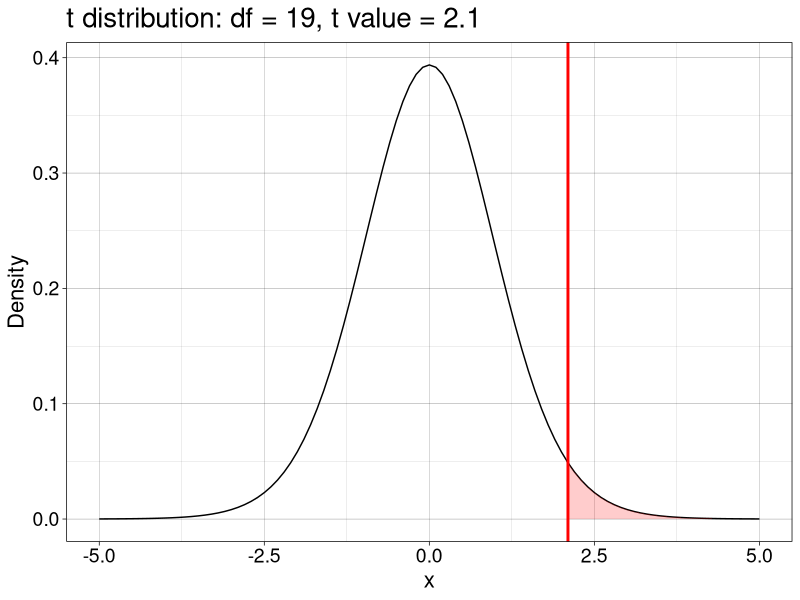
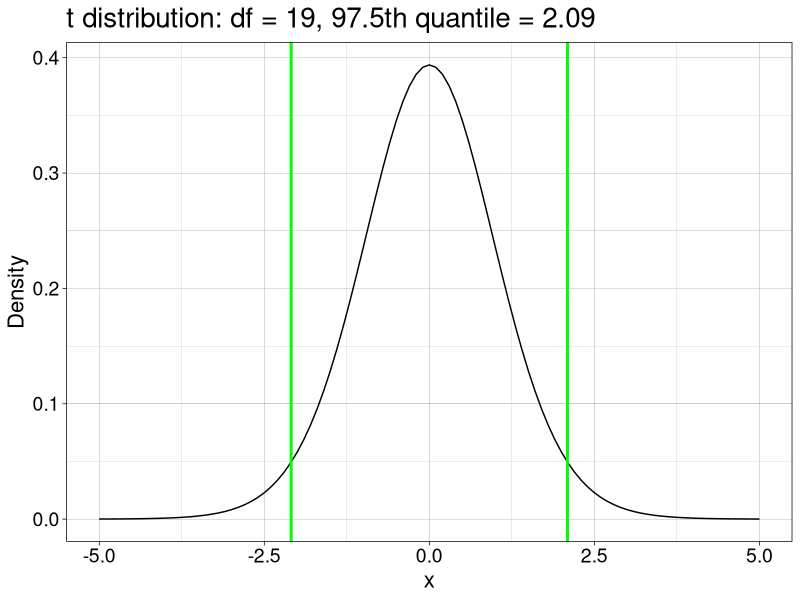
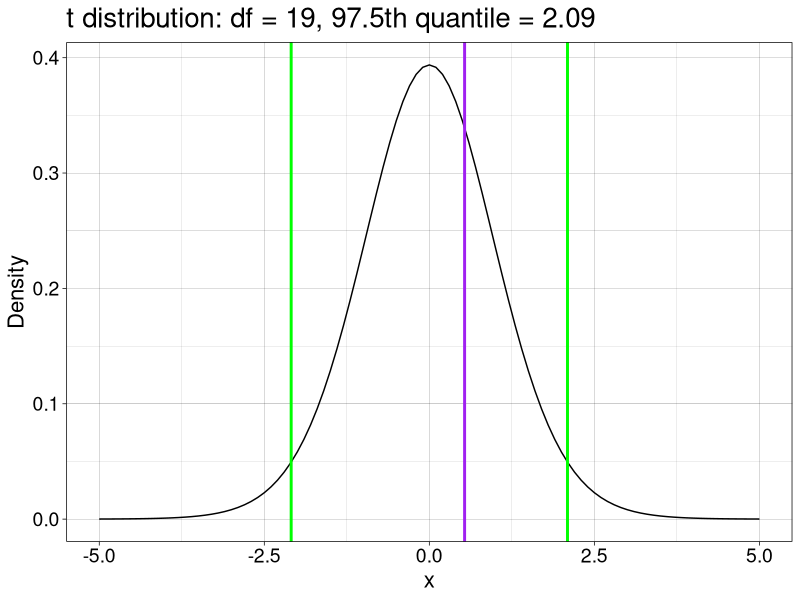
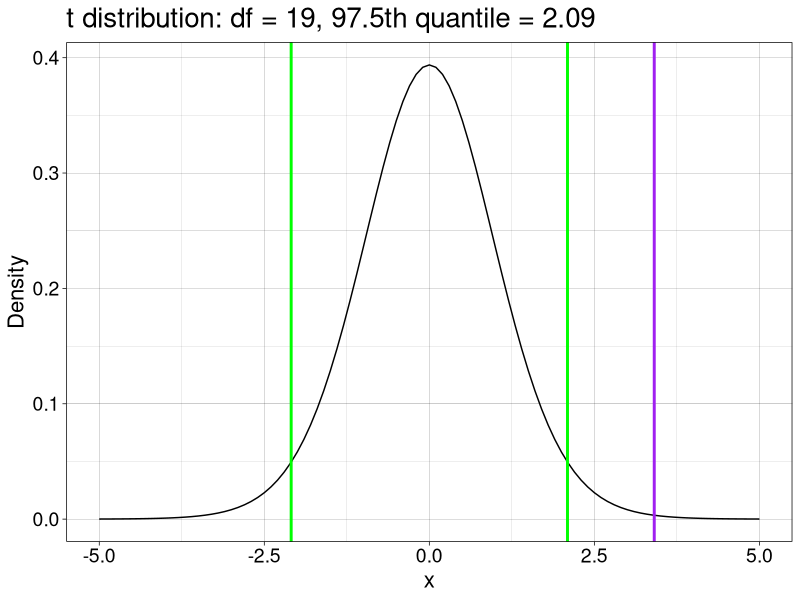

R code for these plots, in order:
## ---- chunk 1
knitr::opts_chunk$set(echo = TRUE)
## ---- chunk 2
library(ggplot2)
library(tibble)
## ---- chunk 3
# one sample
set.seed(4)
n <- 20
m <- 0
sd <- 1
samp <- rnorm(n, m, sd)
t.test(samp)
## ---- chunk 4
# Formula
samp.m <- mean(samp) # sample mean
samp.v <- var(samp) # sample variance
sem <- sqrt(samp.v/n) # standard error of the mean
samp.t <- samp.m / sem
samp.t
## ---- chunk 5
df <- n-1
samp.pval <- 2*(1-pt(abs(samp.t),df))
samp.pval
## ---- chunk 6
alpha <- 0.05

# df <- as_tibble(with(density(boot.m),data.frame(x,y)))
# 
# df.pv1 <- tibble(x = df$x[df$x<nv],
#                 y = df$y[df$x<nv])
# 
# df.pv2 <- tibble(x = df$x[df$x>nv],
#                 y = df$y[df$x>nv])

df.pv2 <- tibble(x = seq(samp.t,5,0.1),
                 y = dt(seq(samp.t,5,0.1), df))

ggplot(data.frame(x = c(-5, 5)), aes(x)) + theme_linedraw() +
  stat_function(fun = dt, args = list(df = df)) + 
labs(y = "Density") +
  theme(axis.text = element_text(size = 14),
        axis.title = element_text(size = 16),
        plot.title = element_text(size=20)) +
  ggtitle(paste0("t distribution: df = ",df,", t value = ",round(samp.t, digits=2))) +
  geom_area(data = df.pv2,
            aes(x = x, y = y),
            fill = "red", alpha = .2) +
  geom_vline(xintercept = samp.t, colour = "red", size = 1)
  # geom_vline(xintercept = samp.t, colour = "purple", size = 1)
## ---- chunk 7
alpha <- 0.05

ggplot(data.frame(x = c(-5, 5)), aes(x)) + theme_linedraw() +
  stat_function(fun = dt, args = list(df = df)) + 
labs(y = "Density") +
  theme(axis.text = element_text(size = 14),
        axis.title = element_text(size = 16),
        plot.title = element_text(size=20)) +
  ggtitle(paste0("t distribution: df = ",df,", ",(1-alpha/2)*100,"th quantile = ",round(qt(1-alpha/2, df), digits=2))) +
  geom_vline(xintercept = c(-qt(1-alpha/2, df), qt(1-alpha/2, df)), colour = "green", size = 1)
  # geom_vline(xintercept = samp.t, colour = "purple", size = 1)
## ---- chunk 8
alpha <- 0.05
df <- n-1 # degrees of freedom
ci <- vector("numeric",2)
ci[1] <- samp.m - qt(1-alpha/2, df)  * sem
ci[2] <- samp.m + qt(1-alpha/2, df)  * sem
ci
## ---- chunk 9
# one sample
set.seed(21)
n <- 20
m <- 0
sd <- 1
samp <- rnorm(n, m, sd)
t.test(samp)
## ---- chunk 10
# Formula
samp.m <- mean(samp) # sample mean
samp.v <- var(samp) # sample variance
sem <- sqrt(samp.v/n) # standard error of the mean
samp.t <- samp.m / sem
samp.t
## ---- chunk 11
df <- n-1 # degrees of freedom
samp.pval <- 2*(1-pt(abs(samp.t),df))
samp.pval
## ---- chunk 12
alpha <- 0.05 # arbitrary significance threshold

ggplot(data.frame(x = c(-5, 5)), aes(x)) + theme_linedraw() +
  stat_function(fun = dt, args = list(df = df)) + 
labs(y = "Density") +
  theme(axis.text = element_text(size = 14),
        axis.title = element_text(size = 16),
        plot.title = element_text(size=20)) +
  ggtitle(paste0("t distribution: df = ",df,", ",(1-alpha/2)*100,"th quantile = ",round(qt(1-alpha/2, df), digits=2))) +
  geom_vline(xintercept = c(-qt(1-alpha/2, df), qt(1-alpha/2, df)), colour = "green", size = 1) +
  geom_vline(xintercept = samp.t, colour = "purple", size = 1)
## ---- chunk 13
ci <- vector("numeric",2)
ci[1] <- samp.m - qt(1-alpha/2, df)  * sem
ci[2] <- samp.m + qt(1-alpha/2, df)  * sem
ci
## ---- chunk 14
# one sample
set.seed(7)
n <- 20
m <- 0.5
sd <- 1
samp <- rnorm(n, m, sd)
t.test(samp)
## ---- chunk 15
# Formula
samp.m <- mean(samp) # sample mean
samp.v <- var(samp) # sample variance
sem <- sqrt(samp.v/n) # standard error of the mean
samp.t <- samp.m / sem
samp.t
## ---- chunk 16
df <- n-1 # degrees of freedom
samp.pval <- 2*(1-pt(abs(samp.t),df))
samp.pval
## ---- chunk 17
alpha <- 0.05 # arbitrary significance threshold

ggplot(data.frame(x = c(-5, 5)), aes(x)) + theme_linedraw() +
  stat_function(fun = dt, args = list(df = df)) + 
labs(y = "Density") +
  theme(axis.text = element_text(size = 14),
        axis.title = element_text(size = 16),
        plot.title = element_text(size=20)) +
  ggtitle(paste0("t distribution: df = ",df,", ",(1-alpha/2)*100,"th quantile = ",round(qt(1-alpha/2, df), digits=2))) +
  geom_vline(xintercept = c(-qt(1-alpha/2, df), qt(1-alpha/2, df)), colour = "green", size = 1) +
  geom_vline(xintercept = samp.t, colour = "purple", size = 1)
## ---- chunk 18
ci <- vector("numeric",2)
ci[1] <- samp.m - qt(1-alpha/2, df)  * sem
ci[2] <- samp.m + qt(1-alpha/2, df)  * sem
ci
